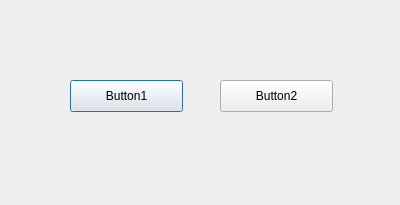
<?xml version="1.0" encoding="UTF-8"?>
<ui version="4.0">
 <class>Dialog</class>
 <widget class="QDialog" name="Dialog">
  <property name="geometry">
   <rect>
    <x>0</x>
    <y>0</y>
    <width>400</width>
    <height>205</height>
   </rect>
  </property>
  <property name="windowTitle">
   <string>Dialog</string>
  </property>
  <widget class="QPushButton" name="btn_1">
   <property name="geometry">
    <rect>
     <x>70</x>
     <y>80</y>
     <width>113</width>
     <height>32</height>
    </rect>
   </property>
   <property name="text">
    <string>Button1</string>
   </property>
  </widget>
  <widget class="QPushButton" name="btn_2">
   <property name="geometry">
    <rect>
     <x>220</x>
     <y>80</y>
     <width>113</width>
     <height>32</height>
    </rect>
   </property>
   <property name="text">
    <string>Button2</string>
   </property>
  </widget>
 </widget>
 <resources/>
 <connections/>
</ui>
